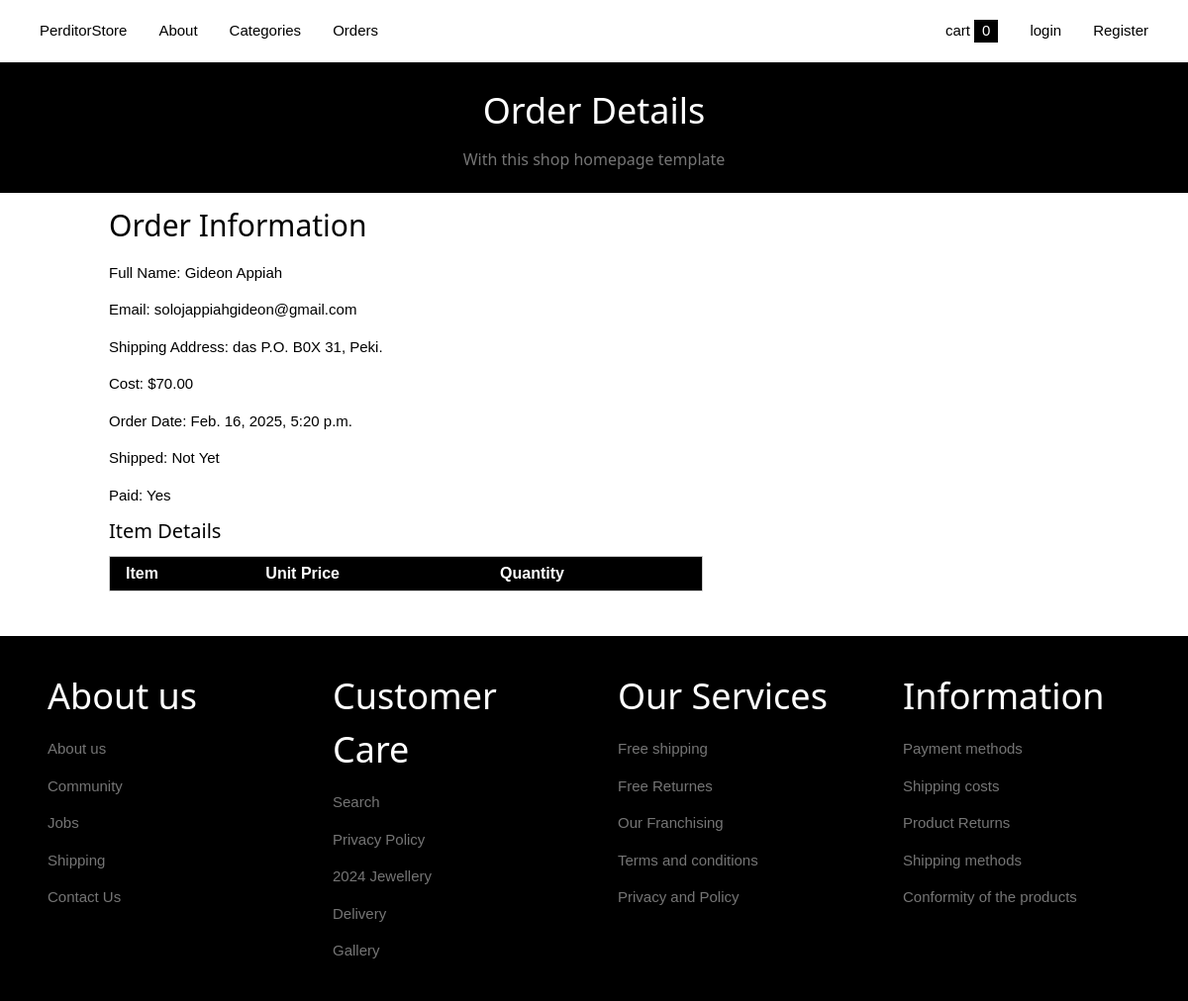
Screenshot of /payment/order-detail/59 with the database file from the repository.
### payment/models.py (models this page shows, shortened)
class Order(models.Model):
    user = models.ForeignKey(User , on_delete=models.CASCADE, null=True,blank=True)
    full_name = models.CharField(max_length=100)
    email =  models.EmailField( max_length=254)
    shipping_address =  models.TextField(max_length=15000)
    amount_paid = models.DecimalField(max_digits=7, decimal_places=2)
    date_ordered = models.DateTimeField(auto_now_add=True)
    is_verified = models.BooleanField(default=False)
    shipped = models.BooleanField(default=False)
    date_shipped = models.DateTimeField(blank=True,null=True)

### payment/views.py (the view)
# urls.py: path('order-detail/<int:pk>',views.order_detail,name='order-detail'),
def order_detail(request,pk):
    order = Order.objects.get(id=pk)
    order_items = OrderItems.objects.filter(order=order)
    context = {
        'order':order,
        'order_items':order_items
    }
    return render(request,'payment/order_detail.html',context)

### cart/cart.py (called while the page is built)
    def __len__(self):
        return len(self.cart)

### cart/context_processors.py (called while the page is built)
def cart(request):
    return {'cart':Cart(request),}

def category(request):
    category = Category.objects.all()
    return {'category':category}

def wishlist(request):
    try:
        wishlist = WishList.objects.get(customer=request.user)
        num_wishlist = wishlist.products.count()
        return {'num_wishlist':num_wishlist}
    except:
        return {}

### templates/payment/order_detail.html (shortened to what this page needs)
{% extends "partials/base.html" %}
{% block content %}
<header class="w3-padding-large w3-center w3-black">
    <h1 class="w3-center w3-text-white">Order Details</h1>
    <h6 class="w3-text-grey">With this shop homepage template</h6>
</header>
<div class="w3-content">
    <div>
        <h2>Order Information</h2>
        <p><span>Full Name:</span> <span>{{order.full_name}}</span></p>
        <p><span>Email:</span> <span>{{order.email}}</span></p>
        <p><span>Shipping Address:</span> <span>{{order.shipping_address}}</span></p>
        <p><span>Cost:</span> <span>${{order.amount_paid}}</span></p>
        <p><span>Order Date:</span> <span>{{order.date_ordered}}</span></p>
        {% if order.shipped %}
        <p><span>Shipped:</span> <span>Yes</span></p>
        <p><span>Shipped Date:</span> <span>{{order.date_shipped}}</span></p>
        {% else %}
        <p><span>Shipped:</span> <span>Not Yet</span></p>
        {% endif %}
        {% if order.is_verified %}
         <td>Paid: Yes</td>
         {% else %}
         <td>Paid: Pending</td>
         {% endif %}
    </div>
    <div>
        <h4>Item Details</h4>
        <table class="w3-table-all w3-bordered w3-striped" style="width:600px">
            <thead>
                <tr class="w3-black">
                    <th>Item</th>
                    <th>Unit Price</th>
                    <th>Quantity</th>
                </tr>
            </thead>
        </table>
    </div>
</div>
{% endblock content %}

### static/css/w3.css (style rules this page uses)
html { box-sizing:border-box }
*,*:before,*:after { box-sizing:inherit }
html { -ms-text-size-adjust:100%;-webkit-text-size-adjust:100% }
body { margin:0 }
article,aside,details,figcaption,figure,footer,header,main,menu,nav,section { display:block }
html,body { font-family:Verdana,sans-serif;font-size:15px;line-height:1.5 }
html { overflow-x:hidden }
h1 { font-size:36px }
h2 { font-size:30px }
h4 { font-size:20px }
h6 { font-size:16px }
h1,h2,h3,h4,h5,h6 { font-family:"Segoe UI",Arial,sans-serif;font-weight:400;margin:10px 0 }
.w3-table,.w3-table-all { border-collapse:collapse;border-spacing:0;width:100%;display:table }
.w3-table-all { border:1px solid #ccc }
.w3-bordered tr,.w3-table-all tr { border-bottom:1px solid #ddd }
.w3-table-all tr:nth-child(odd) { background-color:#fff }
.w3-table td,.w3-table th,.w3-table-all td,.w3-table-all th { padding:8px 8px;display:table-cell;text-align:left;vertical-align:top }
.w3-table th:first-child,.w3-table td:first-child,.w3-table-all th:first-child,.w3-table-all td:first-child { padding-left:16px }
.w3-content,.w3-auto { margin-left:auto;margin-right:auto }
.w3-content { max-width:980px }
.w3-center { text-align:center!important }
.w3-padding-large { padding:12px 24px!important }
.w3-black,.w3-hover-black:hover { color:#fff!important;background-color:#000!important }
.w3-text-white,.w3-hover-text-white:hover { color:#fff!important }
.w3-text-grey,.w3-hover-text-grey:hover,.w3-text-gray,.w3-hover-text-gray:hover { color:#757575!important }

### rows the page displays
Order: full_name "Gideon Appiah", email "solojappiahgideon@gmail.com", shipping_address "das P.O. B0X 31, Peki.", amount_paid "70.00", date_ordered "Feb. 16, 2025, 5:20 p.m."

### other values shown
{{ cart|length }} "0"
